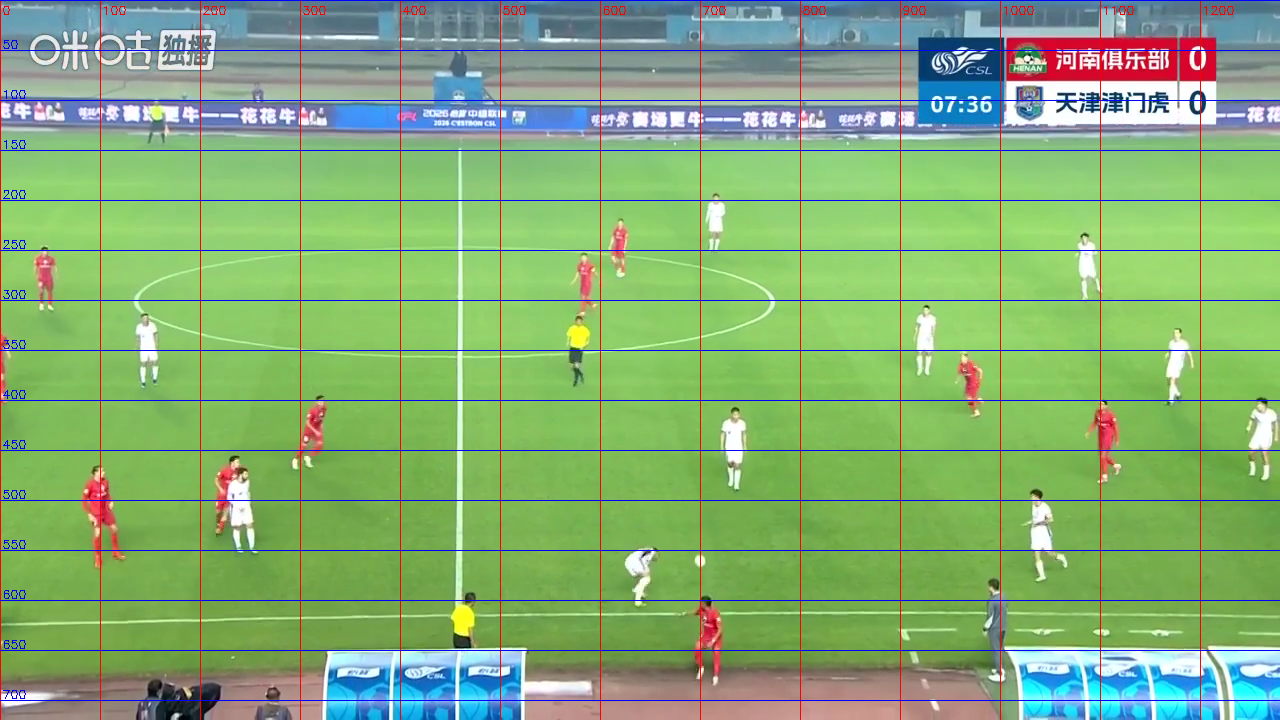
#> input picture build/_grid_n03.png, 1280 x 720 px, given in place of match_clip.mp4, which was not available
$ python ball_track.py
#> lines starting #> are read from the running program, lines starting #| are printed output that depends on the picture; after the words box and inside, x2 and y2 are one past the last pixel; in counts of white or black regions, pixels touching at a corner belong together; pictures that were not available may be replaced by others from this repository, and a replacement may not be noted
### tools/ball_cv_probe.py
"""ball_cv_probe.py —— 足球候选（传统 CV）：绿场上的白色小圆块

不是最终检测器，只用来判断“候选生成”这一步是否可行；精度需要真值才能评。
用法：python tools/ball_cv_probe.py --video build/match_clip.mp4 --every 25
"""
import argparse
import json

import cv2
import numpy as np


def grass_mask(bgr):
    """草场掩膜：在 1/4 分辨率上算连通域再放大，比全分辨率快约 10 倍。"""
    h, w = bgr.shape[:2]
    sm = cv2.resize(bgr, (320, 180), interpolation=cv2.INTER_AREA)
    hsv = cv2.cvtColor(sm, cv2.COLOR_BGR2HSV)
    hh, ss, vv = cv2.split(hsv)
    g = ((hh >= 30) & (hh <= 90) & (ss >= 50) & (vv >= 35)).astype(np.uint8) * 255
    g = cv2.morphologyEx(g, cv2.MORPH_OPEN, np.ones((3, 3), np.uint8))
    n, lab, st, _ = cv2.connectedComponentsWithStats(g, 8)
    if n <= 1:
        return np.zeros((h, w), np.uint8)
    k = 1 + int(np.argmax(st[1:, cv2.CC_STAT_AREA]))
    m = (lab == k).astype(np.uint8) * 255
    m = cv2.morphologyEx(m, cv2.MORPH_CLOSE, np.ones((5, 5), np.uint8))
    m = cv2.dilate(m, np.ones((3, 3), np.uint8))
    return cv2.resize(m, (w, h), interpolation=cv2.INTER_NEAREST)


# [11 lines left out: function _grass_mask_full, not called in this run]


def white_mask(bgr):
    hsv = cv2.cvtColor(bgr, cv2.COLOR_BGR2HSV)
    s, v = hsv[..., 1], hsv[..., 2]
    return ((s < 60) & (v > 150)).astype(np.uint8) * 255


# [13 lines left out: functions motion_score, _in_corner, not called in this run]


def candidates(bgr, diff=None, reject_corners=True, min_area=12, max_area=1500, roi=None,
               grass_fallback=False, grass_min_frac=0.08,
               air_search=False, air_min_area=25, air_max_area=420, air_max_dim=28):
    """白球候选。

    grass_fallback：草场包围盒占画面不足 grass_min_frac 时，改为**全幅**找白块。
    这一条是为「球出界」场景加的：球越过边线后落在广告牌/看台背景上，
    原逻辑（只在草场包围盒内找）会直接返回空表 —— 而那正是最需要看见球的时刻。
    默认关闭，保持板上主线的行为不变。

    air_search：再扫一遍**草场掩膜之外**的小白块（默认关闭）。
    ★ 2026-10-31 查「球从来没找到」的直接原因：不是球看不见，是它飞在了草场外面。
      c03 第 140–158 帧肉眼可见一个 10×10 px 的白块从 (769,182) 平滑下落到
      (857,235) —— 正落在广告牌上方的深色背景里。`white & grass` 把它整块抹掉，
      所以候选表一直是 0。空中球用更紧的形状门限（小、接近圆、不细长），
      静态的广告字/看台细节交给帧差（diff）和跟踪器的 min_hits 挡。
    """
    ox = oy = 0
    if roi is not None:
        rx0, ry0, rx1, ry1 = [int(v) for v in roi]
        rx0 = max(0, rx0); ry0 = max(0, ry0)
        rx1 = min(bgr.shape[1], rx1); ry1 = min(bgr.shape[0], ry1)
        if rx1 - rx0 < 64 or ry1 - ry0 < 64:
            return []
        bgr = bgr[ry0:ry1, rx0:rx1]
        ox, oy = rx0, ry0
    grass = grass_mask(bgr)
    # 只在草场包围盒内算白掩膜：1280x720 全幅 HSV 是主要开销
    x0, y0, bw, bh = cv2.boundingRect(grass)
    hh, ww = bgr.shape[:2]
    full_frame = False
    if bw <= 0 or bh <= 0:
        if not grass_fallback and not air_search:
            return []
        full_frame = True
    elif bw * bh < grass_min_frac * ww * hh:
        full_frame = grass_fallback
    if full_frame:
        white = white_mask(bgr)
        x0, y0, bw, bh = 0, 0, ww, hh
    else:
        sub = bgr[y0:y0 + bh, x0:x0 + bw]
        wsub = white_mask(sub)
        white = np.zeros_like(grass)
        white[y0:y0 + bh, x0:x0 + bw] = wsub
        white = cv2.bitwise_and(white, grass)
    cnts, _ = cv2.findContours(white, cv2.RETR_EXTERNAL, cv2.CHAIN_APPROX_SIMPLE)
    out = []
    for c in cnts:
        a = cv2.contourArea(c)
        if a < min_area or a > max_area:
            continue
        x, y, w, h = cv2.boundingRect(c)
        if h == 0 or w == 0:
            continue
        ar = w / h
        if not (0.5 <= ar <= 2.0):
            continue
        per = cv2.arcLength(c, True)
        circ = 4 * np.pi * a / (per * per) if per > 0 else 0
        if circ < 0.45:
            continue
        if diff is not None:
            patch = diff[max(0, y - 2):y + h + 2, max(0, x - 2):x + w + 2]
            if patch.size == 0 or float(patch.mean()) < 6.0:
                continue   # 帧差太小：静态白块（线/广告牌/鞋）
        cx, cy = x + w / 2 + ox, y + h / 2 + oy
        if reject_corners and roi is None and _in_corner(cx, cy, bgr.shape[1], bgr.shape[0]):
            continue
        out.append({"x": cx, "y": cy, "w": w, "h": h,
                    "area": round(a, 1), "circ": round(circ, 2)})

    if air_search:
        if full_frame:
            wair = white
        else:
            # 草场外的小白块：形状门限比场内更紧（球在空中时孤立、圆、直径 6–16 px）
            wair = cv2.bitwise_and(white_mask(bgr),
                                   cv2.bitwise_not(cv2.dilate(grass, np.ones((5, 5), np.uint8))))
        acnts, _ = cv2.findContours(wair, cv2.RETR_EXTERNAL, cv2.CHAIN_APPROX_SIMPLE)
        for c in acnts:
            a = cv2.contourArea(c)
            if a < air_min_area or a > air_max_area:
                continue
            x, y, w, h = cv2.boundingRect(c)
            if w == 0 or h == 0 or w > air_max_dim or h > air_max_dim:
                continue
            ar = w / float(h)
            if not (0.6 <= ar <= 1.7):
                continue
            per = cv2.arcLength(c, True)
            circ = 4 * np.pi * a / (per * per) if per > 0 else 0
            if circ < 0.55:
                continue
            if diff is not None:
                patch = diff[max(0, y - 2):y + h + 2, max(0, x - 2):x + w + 2]
                if patch.size == 0 or float(patch.mean()) < 4.0:
                    continue   # 静止的白点：广告字/看台/鞋
            cx, cy = x + w / 2 + ox, y + h / 2 + oy
            if reject_corners and roi is None and _in_corner(cx, cy, bgr.shape[1], bgr.shape[0]):
                continue
            out.append({"x": cx, "y": cy, "w": w, "h": h,
                        "area": round(a, 1), "circ": round(circ, 2), "src": "air"})

    out.sort(key=lambda d: (-d["area"]))
    return out


# [31 lines left out: function main, not called in this run]


# [2 lines that do not run on import are left out]

### tools/ball_track.py
"""ball_track.py —— 足球候选轨迹确认（纯 CV，无训练）

思路：单帧候选误检太多，但球是“连续、近似匀速”运动的。要求一个候选
在连续 3 次检测里出现、且相邻速度方向一致（cos>0.5），才确认成球。

用法：python tools/ball_track.py --video build/match_clip.mp4 --every 25
"""
import argparse


from ball_cv_probe import candidates


class BallTrack:
    __slots__ = ("tid", "x", "y", "vx", "vy", "hits", "miss", "age", "score")

    def __init__(self, tid, x, y):
        self.tid = tid
        self.x, self.y = x, y
        self.vx = self.vy = 0.0
        self.hits = 1
        self.miss = 0
        self.age = 1
        #: 最近一次命中候选的**分类器得分**（候选没带就沿用上一次）。
        #: 用来在「老的白球衣轨迹」和「刚锁上的空中球」之间选后者 ——
        #: 只按 hits 选，永远选中误检那条。
        self.score = 0.0

    def predict(self):
        return self.x + self.vx, self.y + self.vy


class BallTracker:
    def __init__(self, gate=220.0, size_ratio=(0.4, 2.5), min_hits=2, max_miss=2, min_speed=15.0):
        self.gate = gate
        self.size_ratio = size_ratio
        self.min_hits = min_hits
        self.max_miss = max_miss
        self.min_speed = min_speed
        self.next_id = 1
        self.tracks = []

    def step(self, cands, dt=1.0, weak=None):
        """weak：**只用来续跟**的低分候选（分类器没过阈值、但形状像球）。

        ★ 2026-10-31 板上实测：球从草坪飞向看台时背景变暗，同一个球的分类器
          得分从 0.97 掉到 0.15，于是轨迹在飞行中途断掉 —— 而肉眼全程看得见。
          做法：轨迹**确认之后**（hits >= min_hits）允许用弱候选接续，门限收窄到
          0.6×gate；弱候选**永远不能新建**轨迹，所以不会引入新的误检来源。
        """
        weak = list(weak or [])
        pool = list(cands) + weak
        n_strong = len(cands)
        used = set()
        for t in self.tracks:
            px, py = t.predict()
            best = None
            for i, c in enumerate(pool):
                if i in used:
                    continue
                if i >= n_strong and t.hits < self.min_hits:
                    continue                       # 弱候选只给已确认轨迹续命
                gate = self.gate if i < n_strong else self.gate * 0.6
                d = ((c["x"] - px) ** 2 + (c["y"] - py) ** 2) ** 0.5
                if d < gate and (best is None or d < best[0]):
                    best = (d, i)
            if best:
                i = best[1]
                c = pool[i]
                nvx = (c["x"] - t.x) / max(1.0, dt)
                nvy = (c["y"] - t.y) / max(1.0, dt)
                speed_prev = (t.vx ** 2 + t.vy ** 2) ** 0.5
                speed_new = (nvx ** 2 + nvy ** 2) ** 0.5
                ok_dir = True
                if speed_prev > 5 and speed_new > 5:
                    cos = (t.vx * nvx + t.vy * nvy) / (speed_prev * speed_new)
                    ok_dir = cos > 0.5
                if ok_dir:
                    t.vx, t.vy = 0.5 * t.vx + 0.5 * nvx, 0.5 * t.vy + 0.5 * nvy
                    t.x, t.y = c["x"], c["y"]
                    t.hits += 1
                    t.miss = 0
                    if "cls" in c:
                        # 记**峰值**得分：弱候选续跟会把瞬时得分拉低，
                        # 但「这条轨迹曾经有多像球」不该随之失效
                        t.score = max(t.score, float(c["cls"]))
                    used.add(i)
                else:
                    t.miss += 1
                    t.x, t.y = t.predict()
                    t.vx *= 0.6
                    t.vy *= 0.6
            else:
                t.miss += 1
                t.x, t.y = t.predict()
                t.vx *= 0.6
                t.vy *= 0.6
        for i, c in enumerate(cands):
            if i not in used:
                self.tracks.append(BallTrack(self.next_id, c["x"], c["y"]))
            self.next_id += 1
        self.tracks = [t for t in self.tracks if t.miss <= self.max_miss]
        out = []
        for t in self.tracks:
            if t.hits < self.min_hits:
                continue
            speed = (t.vx ** 2 + t.vy ** 2) ** 0.5
            if speed < self.min_speed:   # 静止目标不是球（阈值随步长变）
                continue
            out.append(t)
        return out


def main():
    ap = argparse.ArgumentParser()
    ap.add_argument("--video", default=r"build/match_clip.mp4")
    ap.add_argument("--every", type=int, default=25)
    ap.add_argument("--max-frames", type=int, default=0)
    args = ap.parse_args()

    import cv2
    cap = cv2.VideoCapture(args.video)
    tr = BallTracker()
    prev = None
    out = []
    idx = 0
    while True:
        ok, f = cap.read()
#> f is the input picture: shape (720, 1280, 3); mean B, G, R 117.5, 173.5, 132.6
        if not ok:
            break
        if args.max_frames and idx >= args.max_frames:
            break
        if idx % args.every == 0:
            diff = None
            if prev is not None:
                g1 = cv2.cvtColor(f, cv2.COLOR_BGR2GRAY)
                g0 = cv2.cvtColor(prev, cv2.COLOR_BGR2GRAY)
                diff = cv2.GaussianBlur(cv2.absdiff(g1, g0), (3, 3), 0)
            cands = candidates(f, diff)
#> in grass_mask, `hsv = cv2.cvtColor(sm, cv2.COLOR_BGR2HSV)`: hsv: shape (180, 320, 3); mean H, S, V 61.4, 112.3, 183.8
#> in grass_mask, `hh, ss, vv = cv2.split(hsv)`:
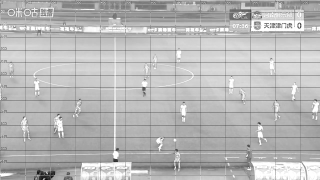
#> vv: shape (180, 320); min 12, max 255, mean 183.8
#> in grass_mask, `g = ((hh >= 30) & (hh <= 90) & (ss >= 50) & (vv >= 35)).astype(np.uint..`:
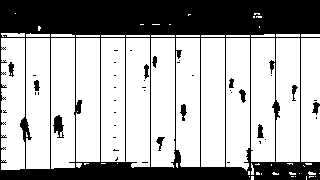
#> g: shape (180, 320); 67.3% white; 43 black regions (30 under 20 px), largest, box (x1, y1, x2, y2) and area: (0, 0, 320, 180) 18006, (53, 115, 64, 138) 154, (180, 104, 187, 121) 68
#> in grass_mask, `g = cv2.morphologyEx(g, cv2.MORPH_OPEN, np.ones((3, 3), np.uint8))`: g: shape (180, 320); 65.9% white; 26 black regions (17 under 20 px), largest, box (x1, y1, x2, y2) and area: (0, 0, 320, 180) 19099, (180, 104, 187, 121) 71, (312, 100, 320, 119) 70
#> in grass_mask, `n, lab, st, _ = cv2.connectedComponentsWithStats(g, 8)`:
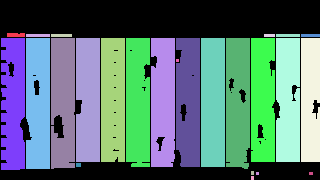
#> lab: shape (180, 320) int32; 26 distinct labels, from 0 to 25; one colour per label, 0 black
#> in grass_mask, `n, lab, st, _ = cv2.connectedComponentsWithStats(g, 8)`: n = 26; st = 26 rows, first 6: [0, 0, 320, 180, 19629], [7, 33, 18, 4, 70], [26, 34, 24, 3, 72], [51, 34, 21, 3, 63], [264, 34, 11, 3, 33], [276, 34, 24, 3, 72]
#> in grass_mask, `k = 1 + int(np.argmax(st[1:, cv2.CC_STAT_AREA]))`: k = 15
#> in grass_mask, `m = (lab == k).astype(np.uint8) * 255`: m: shape (180, 320); 5.4% white; 1 white region, box (x1, y1, x2, y2) and area: (201, 38, 225, 167) 3096
#> in grass_mask, `m = cv2.dilate(m, np.ones((3, 3), np.uint8))`: m: shape (180, 320); 5.9% white; 1 white region, box (x1, y1, x2, y2) and area: (200, 37, 226, 168) 3406
#> in grass_mask, `return cv2.resize(m, (w, h), interpolation=cv2.INTER_NEAREST)`:
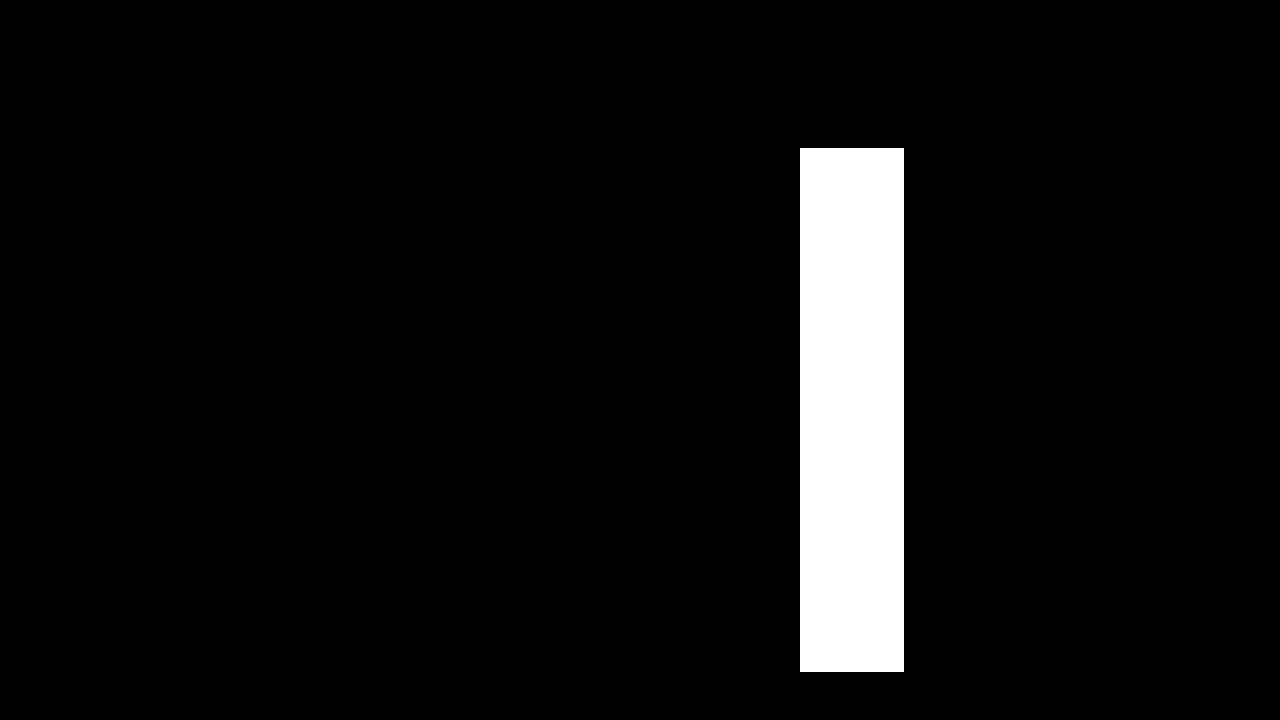
#> returned value: shape (720, 1280); 5.9% white; 1 white region, box (x1, y1, x2, y2) and area: (800, 148, 904, 672) 54496
#> in candidates, `x0, y0, bw, bh = cv2.boundingRect(grass)`: x0 = 800; y0 = 148; bw = 104; bh = 524
#> in candidates, `sub = bgr[y0:y0 + bh, x0:x0 + bw]`:
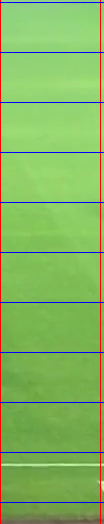
#> sub: shape (524, 104, 3); mean B, G, R 95.6, 183.7, 131.5
#> in white_mask, `hsv = cv2.cvtColor(bgr, cv2.COLOR_BGR2HSV)`: hsv: shape (524, 104, 3); mean H, S, V 48.7, 135.5, 193.9
#> in white_mask, `s, v = hsv[..., 1], hsv[..., 2]`:
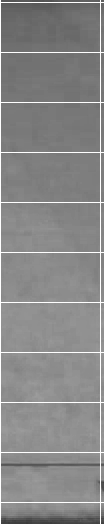
#> s: shape (524, 104); min 58, max 255, mean 135.5
#> in white_mask, `s, v = hsv[..., 1], hsv[..., 2]`:
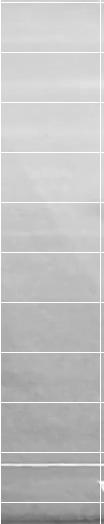
#> v: shape (524, 104); min 94, max 255, mean 193.9
#> in white_mask, `return ((s < 60) & (v > 150)).astype(np.uint8) * 255`: returned value: shape (524, 104); every value is 0
#> in candidates, `white[y0:y0 + bh, x0:x0 + bw] = wsub`: white: shape (720, 1280); every value is 0
#> in candidates, `cnts, _ = cv2.findContours(white, cv2.RETR_EXTERNAL, cv2.CHAIN_APPROX_..`: cnts = []
#> cands = []
            confirmed = tr.step(cands, dt=1.0)
#> in step, `n_strong = len(cands)`: n_strong = 0
#> after the loop in step, `for t in self.tracks:`: used = 0 items
#> after the loop in step, `for i, c in enumerate(cands):`: self.next_id = 1; self.tracks = []
#> confirmed = []
            if confirmed:
                out.append({"frame": idx, "balls": [
                    {"x": round(t.x, 1), "y": round(t.y, 1), "hits": t.hits,
                     "vx": round(t.vx, 1), "vy": round(t.vy, 1)} for t in confirmed]})
            prev = f
        idx += 1
    cap.release()
    print("CONFIRMED_FRAMES", len(out))
    for r in out[:8]:
        print(r)
    return 0


if __name__ == "__main__":
    raise SystemExit(main())
